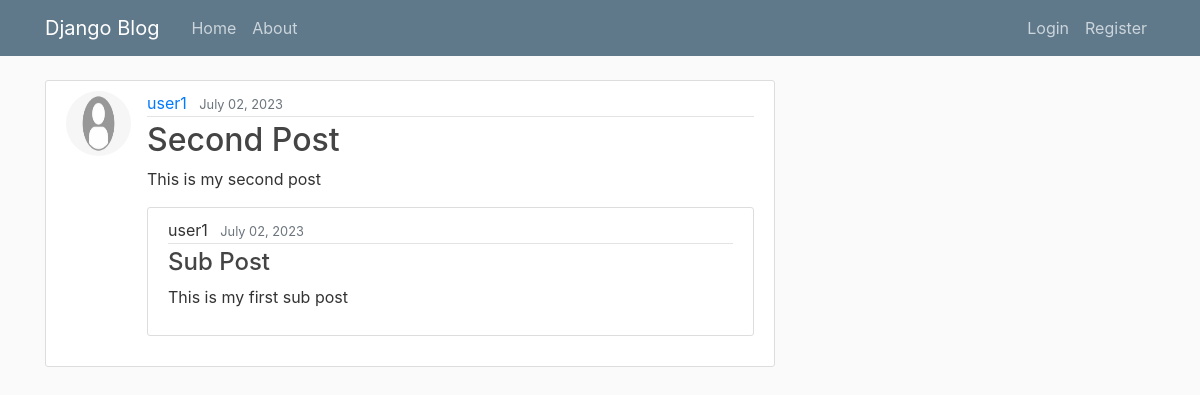
The page / on the database its author committed.
### blog/models.py (models this page shows, shortened)
class Post(models.Model):
    title = models.CharField(max_length=100)
    content = models.TextField()
    date_posted = models.DateTimeField(default=timezone.now)
    author = models.ForeignKey(User, on_delete=models.CASCADE)

### accounts/models.py (models this page shows, shortened)
class Profile(models.Model):
    user = models.OneToOneField(User, on_delete=models.CASCADE)
    image = models.ImageField(default='default.jpg', upload_to='profile_pics')

### sub_blog/models.py (models this page shows, shortened)
class Sub_Post(models.Model):
    title = models.CharField(max_length=100)
    content = models.TextField()
    date_posted = models.DateTimeField(default=timezone.now)
    author = models.ForeignKey(User, on_delete=models.CASCADE)

### blog/views.py (the view)
# urls.py: path('', FinalPostListView.as_view(), name='blog-home'),
class FinalPostListView(generic.ListView):
    template_name = 'blog/home.html'
    context_object_name = 'posts'
    paginate_by=5
    def get_queryset(self):
        return Post.objects.order_by('-date_posted')
    def get_context_data(self, **kwargs):
        context = super(FinalPostListView, self).get_context_data(**kwargs)
        context['sub_posts'] =Sub_Post.objects.order_by('-date_posted')
        return context

### blog/templates/blog/home.html (shortened to what this page needs)
{% extends "blog/base.html" %}
{% block content %}
    {% for post in posts %}
        <article class="media content-section">
          <img class="rounded-circle article-img" src="{{ post.author.profile.image.url }}">
          <div class="media-body">
            <div class="article-metadata">
              <a class="mr-2" href="{% url 'user-posts' post.author.username %}">{{ post.author }}</a>
              <small class="text-muted">{{ post.date_posted|date:"F d, Y" }}</small>
            </div>
            <h2><a class="article-title" href="{% url 'post-detail' post.id %}">{{ post.title }}</a></h2>
            <p class="article-content">{{ post.content }}</p>
            {% for sub_post in sub_posts %}
            {%if post.author == sub_post.author %}
                  <article class="media content-section">
                    <div class="media-body">
                      <div class="article-metadata">
                        <a class="mr-2">{{ sub_post.author }}</a>
                        <small class="text-muted">{{ sub_post.date_posted|date:"F d, Y" }}</small>
                      </div>
                      <h4><a class="article-title" href="{% url 'sub_post-detail' sub_post.id %}">{{ sub_post.title }}</a></h4>
                      <p class="article-content">{{ sub_post.content }}</p>
                    </div>
                  </article>
            {% endif %}
            {% endfor %}
          </div>
        </article>
    {% endfor %}
{% endblock content %}

### blog/static/blog/main.css (style rules this page uses)
body { background: #fafafa; color: #333333; margin-top: 5rem; }
h1, h2, h3, h4, h5, h6 { color: #444444; }
.content-section { background: #ffffff; padding: 10px 20px; border: 1px solid #dddddd; border-radius: 3px; margin-bottom: 20px; }
.article-title { color: #444444; }
.article-content { white-space: pre-line; }
.article-img { height: 65px; width: 65px; margin-right: 16px; }
.article-metadata { padding-bottom: 1px; margin-bottom: 4px; border-bottom: 1px solid #e3e3e3 }

### rows shown on the page
Post: author.profile.image (placeholder picture), author "user1", date_posted "July 02, 2023", title "Second Post", content "This is my second post"
Sub_Post: author "user1", date_posted "July 02, 2023", title "Sub Post", content "This is my first sub post"
